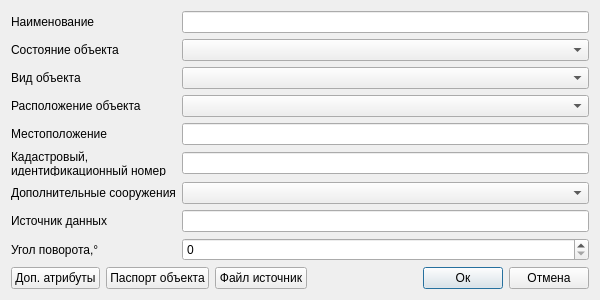
<?xml version="1.0" encoding="UTF-8"?>
<ui version="4.0">
 <class>Dialog</class>
 <widget class="QDialog" name="Dialog">
  <property name="geometry">
   <rect>
    <x>0</x>
    <y>0</y>
    <width>600</width>
    <height>300</height>
   </rect>
  </property>
  <property name="minimumSize">
   <size>
    <width>600</width>
    <height>300</height>
   </size>
  </property>
  <property name="windowTitle">
   <string>Объекты водоснабжения (маркер)</string>
  </property>
  <property name="accessibleName">
   <string notr="true">btnSave</string>
  </property>
  <layout class="QVBoxLayout" name="verticalLayout_2">
   <item>
    <layout class="QGridLayout" name="gridLayout_2">
     <item row="0" column="1">
      <layout class="QHBoxLayout" name="horizontalLayout_4">
       <item>
        <layout class="QGridLayout" name="gridLayout_3">
         <item row="5" column="1">
          <widget class="QLineEdit" name="tbCadastralNumber">
           <property name="clearButtonEnabled">
            <bool>true</bool>
           </property>
          </widget>
         </item>
         <item row="7" column="1">
          <widget class="QLineEdit" name="tbDataSource">
           <property name="clearButtonEnabled">
            <bool>true</bool>
           </property>
          </widget>
         </item>
         <item row="2" column="1">
          <widget class="QComboBox" name="cbObjectType">
           <property name="accessibleName">
            <string notr="true">cbPipeType</string>
           </property>
          </widget>
         </item>
         <item row="2" column="0">
          <widget class="QLabel" name="label_11">
           <property name="text">
            <string>Вид объекта</string>
           </property>
          </widget>
         </item>
         <item row="0" column="1">
          <widget class="QLineEdit" name="tbDenomination">
           <property name="clearButtonEnabled">
            <bool>true</bool>
           </property>
          </widget>
         </item>
         <item row="1" column="1">
          <widget class="QComboBox" name="cbObjectState">
           <property name="accessibleName">
            <string notr="true">cbPipeType</string>
           </property>
          </widget>
         </item>
         <item row="6" column="1">
          <widget class="QComboBox" name="cbAdditionalStructures"/>
         </item>
         <item row="5" column="0">
          <widget class="QLabel" name="label_24">
           <property name="text">
            <string>Кадастровый, 
идентификационный номер</string>
           </property>
          </widget>
         </item>
         <item row="3" column="1">
          <widget class="QgsCheckableComboBox" name="cbArrangement"/>
         </item>
         <item row="4" column="0">
          <widget class="QLabel" name="label_3">
           <property name="text">
            <string>Местоположение</string>
           </property>
          </widget>
         </item>
         <item row="6" column="0">
          <widget class="QLabel" name="label_4">
           <property name="text">
            <string>Дополнительные сооружения</string>
           </property>
          </widget>
         </item>
         <item row="0" column="0">
          <widget class="QLabel" name="label">
           <property name="text">
            <string>Наименование</string>
           </property>
          </widget>
         </item>
         <item row="4" column="1">
          <widget class="QLineEdit" name="tbLocation">
           <property name="clearButtonEnabled">
            <bool>true</bool>
           </property>
          </widget>
         </item>
         <item row="3" column="0">
          <widget class="QLabel" name="label_2">
           <property name="text">
            <string>Расположение объекта</string>
           </property>
          </widget>
         </item>
         <item row="1" column="0">
          <widget class="QLabel" name="label_10">
           <property name="text">
            <string>Состояние объекта</string>
           </property>
          </widget>
         </item>
         <item row="7" column="0">
          <widget class="QLabel" name="label_25">
           <property name="text">
            <string>Источник данных</string>
           </property>
          </widget>
         </item>
         <item row="8" column="0">
          <widget class="QLabel" name="rotationLabel">
           <property name="text">
            <string>Угол поворота,°</string>
           </property>
          </widget>
         </item>
         <item row="8" column="1">
          <widget class="QgsSpinBox" name="sbRotation">
           <property name="maximum">
            <number>359</number>
           </property>
           <property name="clearValue">
            <bool>true</bool>
           </property>
          </widget>
         </item>
        </layout>
       </item>
      </layout>
     </item>
     <item row="3" column="1">
      <layout class="QHBoxLayout" name="horizontalLayout">
       <item>
        <widget class="QPushButton" name="btnAdditionalAttributes">
         <property name="text">
          <string>Доп. атрибуты</string>
         </property>
        </widget>
       </item>
       <item>
        <widget class="QPushButton" name="btnObjectPassport">
         <property name="text">
          <string>Паспорт объекта</string>
         </property>
        </widget>
       </item>
       <item>
        <widget class="QPushButton" name="btnDownloadFiles">
         <property name="text">
          <string>Файл источник</string>
         </property>
        </widget>
       </item>
       <item>
        <spacer name="horizontalSpacer">
         <property name="orientation">
          <enum>Qt::Horizontal</enum>
         </property>
         <property name="sizeHint" stdset="0">
          <size>
           <width>40</width>
           <height>20</height>
          </size>
         </property>
        </spacer>
       </item>
       <item>
        <widget class="QPushButton" name="btnOk">
         <property name="accessibleName">
          <string notr="true">btnSave</string>
         </property>
         <property name="text">
          <string>Ок</string>
         </property>
         <property name="default">
          <bool>true</bool>
         </property>
        </widget>
       </item>
       <item>
        <widget class="QPushButton" name="btnCancel">
         <property name="accessibleName">
          <string notr="true">btnCancel</string>
         </property>
         <property name="text">
          <string>Отмена</string>
         </property>
        </widget>
       </item>
      </layout>
     </item>
     <item row="2" column="1">
      <layout class="QHBoxLayout" name="horizontalLayout_2">
       <item>
        <spacer name="verticalSpacer">
         <property name="orientation">
          <enum>Qt::Vertical</enum>
         </property>
         <property name="sizeHint" stdset="0">
          <size>
           <width>20</width>
           <height>40</height>
          </size>
         </property>
        </spacer>
       </item>
      </layout>
     </item>
    </layout>
   </item>
  </layout>
 </widget>
 <customwidgets>
  <customwidget>
   <class>QgsCheckableComboBox</class>
   <extends>QComboBox</extends>
   <header>qgscheckablecombobox.h</header>
  </customwidget>
  <customwidget>
   <class>QgsSpinBox</class>
   <extends>QSpinBox</extends>
   <header>qgsspinbox.h</header>
  </customwidget>
 </customwidgets>
 <tabstops>
  <tabstop>tbDenomination</tabstop>
  <tabstop>cbObjectType</tabstop>
  <tabstop>cbObjectState</tabstop>
  <tabstop>tbLocation</tabstop>
  <tabstop>cbArrangement</tabstop>
  <tabstop>tbCadastralNumber</tabstop>
  <tabstop>cbAdditionalStructures</tabstop>
  <tabstop>tbDataSource</tabstop>
  <tabstop>sbRotation</tabstop>
  <tabstop>btnAdditionalAttributes</tabstop>
  <tabstop>btnObjectPassport</tabstop>
  <tabstop>btnDownloadFiles</tabstop>
  <tabstop>btnOk</tabstop>
  <tabstop>btnCancel</tabstop>
 </tabstops>
 <resources/>
 <connections/>
</ui>
